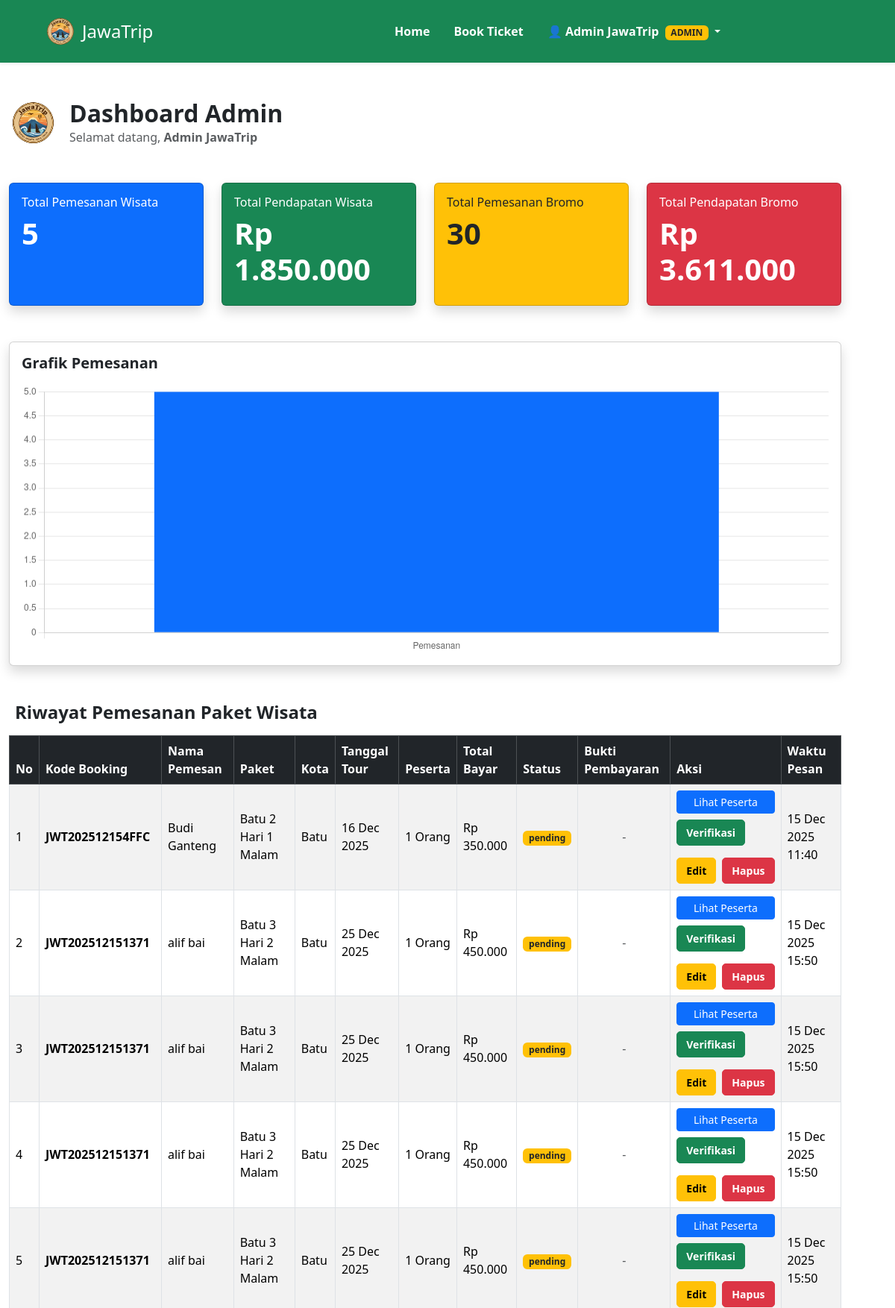
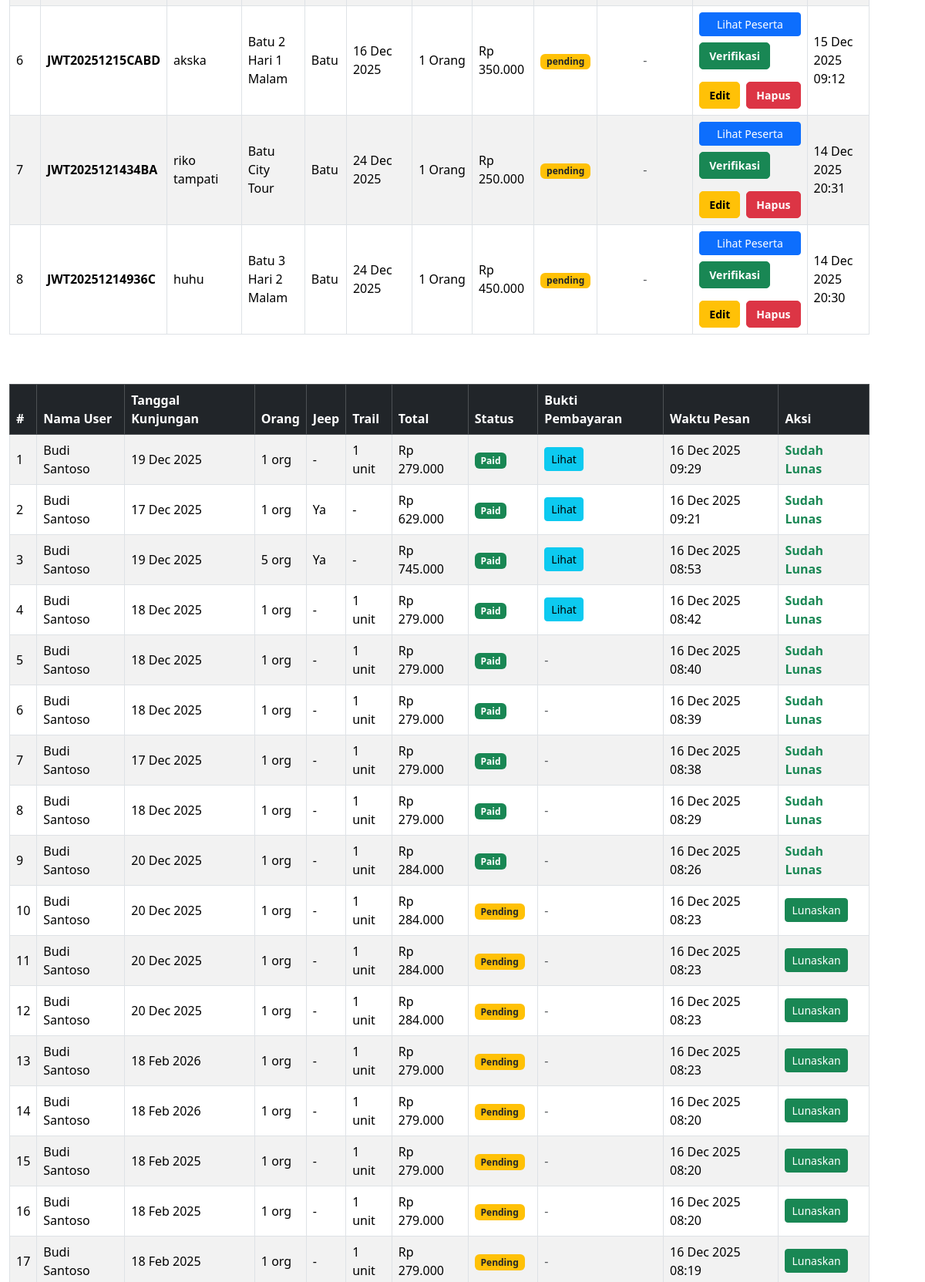
Page /admin/dashboard.php (signed in, upper part) on the committed database (2 pictures, top to bottom).
### tables this page shows
CREATE TABLE `pemesanan` (
  `id_pemesanan` varchar(20) NOT NULL,
  `kode_booking` varchar(30) DEFAULT NULL,
  `id_user` int(11) DEFAULT NULL,
  `id_paket` int(11) DEFAULT NULL,
  `tgl_tour` date DEFAULT NULL,
  `tanggal_keberangkatan` date DEFAULT NULL,
  `jumlah_peserta` int(11) DEFAULT NULL,
  `jumlah_dewasa` int(11) DEFAULT NULL,
  `jumlah_anak` int(11) DEFAULT NULL,
  `total_bayar` decimal(15,2) DEFAULT NULL,
  `total_harga` decimal(15,2) DEFAULT NULL,
  `status_bayar` enum('pending','lunas','batal') DEFAULT NULL,
  `status` varchar(50) DEFAULT NULL,
  `tanggal_pesan` datetime DEFAULT NULL
);

CREATE TABLE `paket_wisata` (
  `id_paket` int(11) NOT NULL,
  `nama_paket` varchar(100) NOT NULL,
  `harga_per_pax` decimal(15,2) NOT NULL,
  `durasi` varchar(50) DEFAULT NULL,
  `id_hotel` int(11) DEFAULT NULL,
  `id_transport` int(11) DEFAULT NULL,
  `fasilitas_lain` text DEFAULT NULL COMMENT 'List html: <li>Makan 3x</li> <li>Tiket Masuk</li>',
  `gambar_paket` varchar(255) DEFAULT NULL,
  `id_kota` int(11) DEFAULT NULL,
  `deskripsi_wisata` text DEFAULT NULL
);

CREATE TABLE `kota` (
  `id_kota` int(11) NOT NULL,
  `nama_kota` varchar(100) NOT NULL,
  `gambar_kota` varchar(255) DEFAULT NULL
);

CREATE TABLE `pembayaran_bromo` (
  `id` int(11) NOT NULL,
  `bromo_id` int(11) NOT NULL,
  `user_id` int(11) DEFAULT NULL,
  `bukti_bayar` varchar(255) NOT NULL,
  `status_bayar` enum('pending','menunggu_verifikasi','lunas') DEFAULT 'pending',
  `tanggal_bayar` datetime DEFAULT current_timestamp(),
  `tanggal_konfirmasi` datetime DEFAULT NULL,
  `created_at` timestamp NOT NULL DEFAULT current_timestamp(),
  `updated_at` timestamp NOT NULL DEFAULT current_timestamp() ON UPDATE current_timestamp()
);

CREATE TABLE `pemesanan_bromo` (
  `id` int(11) NOT NULL,
  `user_id` int(11) DEFAULT NULL,
  `tanggal_kunjungan` date DEFAULT NULL,
  `jumlah_orang` int(11) DEFAULT NULL,
  `sewa_jeep` varchar(5) DEFAULT NULL,
  `sewa_trail` varchar(5) DEFAULT NULL,
  `jumlah_trail` int(11) DEFAULT NULL,
  `total_harga` int(11) DEFAULT NULL,
  `status` varchar(20) DEFAULT NULL,
  `created_at` timestamp NOT NULL DEFAULT current_timestamp(),
  `bukti_transfer` varchar(255) DEFAULT NULL,
  `waktu_bayar` datetime DEFAULT NULL,
  `alasan_batal` text DEFAULT NULL,
  `waktu_batal` datetime DEFAULT NULL,
  `updated_at` datetime DEFAULT NULL
);

### admin/dashboard.php (the view, shortened to what the rows shown need)
<?php
include '../koneksi.php';
include '../includes/header.php';
$q_count = mysqli_query($conn, "SELECT COUNT(*) total FROM pemesanan");
$total_pemesanan = mysqli_fetch_assoc($q_count)['total'] ?? 0;
$q_pendapatan = mysqli_query($conn, "SELECT SUM(total_bayar) total FROM pemesanan");
$total_pendapatan = mysqli_fetch_assoc($q_pendapatan)['total'] ?? 0;
$q_bromo_count = mysqli_query($conn, "
    SELECT COUNT(*) total FROM pemesanan_bromo
");
$total_bromo = mysqli_fetch_assoc($q_bromo_count)['total'] ?? 0;
$q_bromo_pendapatan = mysqli_query($conn, "
    SELECT SUM(total_harga) total FROM pemesanan_bromo
    WHERE status = 'paid'
");
$total_pendapatan_bromo =
    mysqli_fetch_assoc($q_bromo_pendapatan)['total'] ?? 0;
$query = "
SELECT
    p.id_pemesanan,
    p.kode_booking,
    p.tgl_tour,
    p.jumlah_peserta,
    p.total_bayar,
    p.status_bayar AS status_bayar_pemesanan,
    COALESCE(p.tanggal_pesan, NOW()) AS tanggal_pesan,
    COALESCE(pay.tanggal_bayar, p.tanggal_pesan) AS waktu_pesan_display,
    pk.nama_paket,
    k.nama_kota,
    COALESCE((
        SELECT nama_lengkap FROM penumpang
        WHERE id_pemesanan = p.id_pemesanan
        ORDER BY id_penumpang ASC LIMIT 1
    ), u.nama_lengkap, 'Guest') AS nama_pemesan,
    pay.status_bayar AS status_bayar_pembayaran,
    pay.tanggal_bayar,
    pay.tanggal_konfirmasi
FROM pemesanan p
JOIN paket_wisata pk ON p.id_paket = pk.id_paket
JOIN kota k ON pk.id_kota = k.id_kota
LEFT JOIN users u ON p.id_user = u.id_user
LEFT JOIN (
    SELECT t.kode_booking, t.status_bayar, t.tanggal_bayar, t.tanggal_konfirmasi
    FROM pembayaran t
    JOIN (
        SELECT kode_booking, MAX(tanggal_bayar) AS max_t
        FROM pembayaran
        GROUP BY kode_booking
    ) m ON t.kode_booking = m.kode_booking AND t.tanggal_bayar = m.max_t
) pay ON pay.kode_booking = p.kode_booking
ORDER BY p.id_pemesanan DESC
";
$data_pemesanan = mysqli_query($conn, $query);
$query_bromo = "
SELECT
    pb.id,
    pb.tanggal_kunjungan,
    pb.jumlah_orang,
    pb.sewa_jeep,
    pb.sewa_trail,
    pb.jumlah_trail,
    pb.total_harga,
    pb.status,
    pb.created_at,
    COALESCE(u.nama_lengkap, 'User') AS nama_user,
    b.bukti_bayar
FROM pemesanan_bromo pb
LEFT JOIN users u ON pb.user_id = u.id_user
LEFT JOIN pembayaran_bromo b ON pb.id = b.bromo_id
ORDER BY pb.id DESC
";
$data_bromo = mysqli_query($conn, $query_bromo);
?>
<div class="container py-5">
    <div class="d-flex align-items-center gap-3 mb-5">
        <div>
            <h2 class="fw-bold mb-0">Dashboard Admin</h2>
        </div>
    </div>
<div class="row g-4 mb-5">
    <div class="col-md-6 col-lg-3">
        <div class="card bg-primary text-white shadow h-100">
            <div class="card-body">
                <h1 class="fw-bold"><?= $total_pemesanan ?></h1>
            </div>
        </div>
    </div>
    <div class="col-md-6 col-lg-3">
        <div class="card bg-success text-white shadow h-100">
            <div class="card-body">
                <h1 class="fw-bold">
                    Rp <?= number_format($total_pendapatan, 0, ',', '.') ?>
                </h1>
            </div>
        </div>
    </div>
    <div class="col-md-6 col-lg-3">
        <div class="card bg-warning text-dark shadow h-100">
            <div class="card-body">
                <h1 class="fw-bold"><?= $total_bromo ?></h1>
            </div>
        </div>
    </div>
    <div class="col-md-6 col-lg-3">
        <div class="card bg-danger text-white shadow h-100">
            <div class="card-body">
                <h1 class="fw-bold">
                    Rp <?= number_format($total_pendapatan_bromo,0,',','.') ?>
                </h1>
            </div>
        </div>
    </div>
</div>
    <div class="mb-5">
        <div class="table-responsive">
            <table class="table table-bordered table-striped align-middle">
                <thead class="table-dark">
                    <tr>
                        <th>No</th>
                        <th>Kode Booking</th>
                        <th>Nama Pemesan</th>
                        <th>Paket</th>
                        <th>Kota</th>
                        <th>Tanggal Tour</th>
                        <th>Peserta</th>
                        <th>Total Bayar</th>
                        <th>Status</th>
                        <th>Bukti Pembayaran</th>
                        <th>Aksi</th>
                        <th>Waktu Pesan</th>
                    </tr>
                </thead>
            <tbody>
            <?php if (mysqli_num_rows($data_pemesanan) > 0): ?>
                <?php $no = 1; while ($row = mysqli_fetch_assoc($data_pemesanan)): ?>
                <tr>
                    <td><?= $no++ ?></td>
                    <td><strong><?= $row['kode_booking'] ?></strong></td>
<td><?= htmlspecialchars($row['nama_pemesan']) ?></td>
                    <td><?= $row['nama_paket'] ?></td>
                    <td><?= $row['nama_kota'] ?></td>
                    <td><?= date('d M Y', strtotime($row['tgl_tour'])) ?></td>
                    <td><?= $row['jumlah_peserta'] ?> Orang</td>
                    <td>
                        Rp <?= number_format($row['total_bayar'], 0, ',', '.') ?>
                    </td>
                    <td>
                        <?php
                        $statusPemesanan = $row['status_bayar_pemesanan'];
                        $statusPembayaran = $row['status_bayar_pembayaran'];
                        $isLunas = ($statusPemesanan === 'lunas') || ($statusPembayaran === 'lunas');
                        ?>
                        <span class="badge <?= $isLunas ? 'bg-success' : 'bg-warning text-dark' ?>">
                            <?= $isLunas ? '✓ Lunas' : ($statusPembayaran ?: ($statusPemesanan ?: 'pending')) ?>
                        </span>
                    </td>
                    <td>
                        <?php
                        $proofQuery = "SELECT bukti_bayar FROM pembayaran WHERE kode_booking = ? LIMIT 1";
                        $proofStmt = $conn->prepare($proofQuery);
                        if ($proofStmt) {
                            $proofStmt->bind_param('s', $row['kode_booking']);
                            $proofStmt->execute();
                            $proofRes = $proofStmt->get_result();
                            $proofRow = $proofRes->fetch_assoc();
                            $buktiFile = $proofRow['bukti_bayar'] ?? null;
                        }
                        ?>
                        <?php if ($buktiFile): ?>
                            <a href="../uploads/bukti_bayar/<?= urlencode($buktiFile) ?>"
                               class="btn btn-sm btn-info"
                               target="_blank"
                               title="Lihat Bukti Pembayaran">
                                <i class="bi bi-image"></i> Lihat
                            </a>
                        <?php else: ?>
                            <span class="text-muted text-center" style="display: inline-block; width: 100%;">-</span>
                        <?php endif; ?>
                    </td>
                    <td>
                        <div class="d-flex flex-column gap-2">
                            <button type="button"
                                    class="btn btn-sm btn-primary"
                                    data-bs-toggle="modal"
                                    data-bs-target="#pesertaModal<?= $row['id_pemesanan'] ?>"
                                    title="Lihat Daftar Peserta">
                                <i class="bi bi-people"></i> Lihat Peserta
                            </button>
                            <?php if ($isLunas): ?>
                                <a href="../payment_success.php?kode=<?= urlencode($row['kode_booking']) ?>" class="btn btn-sm btn-outline-success" title="Lihat Invoice Pembayaran">
                                    <i class="bi bi-receipt"></i> Invoice
                                </a>
                                <?php if ($row['tanggal_konfirmasi']): ?>
                                    <small class="text-success">
                                        <i class="bi bi-calendar-check"></i> <?= date('d M Y', strtotime($row['tanggal_konfirmasi'])) ?>
                                    </small>
                                <?php endif; ?>
                            <?php elseif (in_array(($statusPembayaran ?? 'pending'), ['menunggu_verifikasi','pending'])): ?>
                                <form method="POST" action="verify_payment.php" class="d-inline">
                                    <button type="submit" class="btn btn-sm btn-success fw-bold"
                                            onclick="return confirm('Verifikasi pembayaran untuk <?= htmlspecialchars($row['kode_booking']) ?>?');"
                                            style="padding: 6px 12px; border-radius: 5px;">
                                        <i class="bi bi-check-circle-fill"></i> Verifikasi
                                    </button>
                                </form>
                            <?php else: ?>
                                <span class="text-muted">-</span>
                            <?php endif; ?>
                            <div class="d-flex gap-2" style="margin-top: 8px;">
                                <a href="edit_pemesanan.php?id=<?= urlencode($row['id_pemesanan']) ?>"
                                   class="btn btn-sm btn-warning fw-bold"
                                   title="Edit Pemesanan"
                                   style="padding: 6px 12px; border-radius: 5px;">
                                    <i class="bi bi-pencil-square"></i> Edit
                                </a>
                                <form method="POST" action="delete_pemesanan.php" class="d-inline">
                                    <button type="submit" class="btn btn-sm btn-danger fw-bold"
                                            onclick="return confirm('Yakin hapus pemesanan <?= htmlspecialchars($row['kode_booking']) ?>? Data penumpang juga akan terhapus.');"
                                            style="padding: 6px 12px; border-radius: 5px;">
                                        <i class="bi bi-trash-fill"></i> Hapus
                                    </button>
                                </form>
                            </div>
                        </div>
                    </td>
<td><?= date('d M Y H:i', strtotime($row['waktu_pesan_display'])) ?></td>
                </tr>
                <?php endwhile; ?>
            <?php endif; ?>
            </tbody>
        </table>
    </div>
    </div>
<div class="table-responsive">
    <table class="table table-bordered table-striped align-middle">
        <thead class="table-dark">
            <tr>
                <th>#</th>
                <th>Nama User</th>
                <th>Tanggal Kunjungan</th>
                <th>Orang</th>
                <th>Jeep</th>
                <th>Trail</th>
                <th>Total</th>
                <th>Status</th>
                <th>Bukti Pembayaran</th>
                <th>Waktu Pesan</th>
                <th>Aksi</th>
            </tr>
        </thead>
        <tbody>
        <?php if (mysqli_num_rows($data_bromo) > 0): ?>
            <?php $no = 1; while($b = mysqli_fetch_assoc($data_bromo)): ?>
                <tr>
                    <td><?= $no++ ?></td>
                    <td><?= htmlspecialchars($b['nama_user']) ?></td>
                    <td><?= date('d M Y', strtotime($b['tanggal_kunjungan'])) ?></td>
                    <td><?= $b['jumlah_orang'] ?> org</td>
                    <td><?= $b['sewa_jeep'] === 'ya' ? 'Ya' : '-' ?></td>
                    <td><?= $b['sewa_trail'] === 'ya' ? $b['jumlah_trail'].' unit' : '-' ?></td>
                    <td>Rp <?= number_format($b['total_harga'], 0, ',', '.') ?></td>
                    <td>
                        <span class="badge <?= $b['status'] === 'paid' ? 'bg-success' : 'bg-warning text-dark' ?>">
                            <?= ucfirst($b['status']) ?>
                        </span>
                    </td>
                    <td>
                        <?php if (!empty($b['bukti_bayar'])): ?>
                            <a href="../uploads/bukti_bromo/<?= htmlspecialchars(urlencode($b['bukti_bayar'])) ?>"
                               class="btn btn-sm btn-info" target="_blank" title="Lihat Bukti Pembayaran">
                                <i class="bi bi-image"></i> Lihat
                            </a>
                        <?php else: ?>
                            <span class="text-muted">-</span>
                        <?php endif; ?>
                    </td>
                    <td><?= date('d M Y H:i', strtotime($b['created_at'])) ?></td>
                    <td>
    <?php if($b['status'] !== 'paid'): ?>
        <a href="../lunas_bromo.php?id=<?= $b['id'] ?>"
           class="btn btn-sm btn-success"
           onclick="return confirm('Yakin ingin menandai sebagai Lunas?');">
           Lunaskan
        </a>
    <?php else: ?>
        <span class="text-success fw-bold">Sudah Lunas</span>
    <?php endif; ?>
</td>
                </tr>
            <?php endwhile; ?>
        <?php else: ?>
            <tr>
                <td colspan="11" class="text-center text-muted">Belum ada pemesanan Bromo</td>
            </tr>
        <?php endif; ?>
        </tbody>
    </table>
</div>
<script>
new Chart(document.getElementById('chartPemesanan'), {
    type: 'bar',
    data: {
        labels: ['Pemesanan'],
        datasets: [{
            data: [<?= $total_pemesanan ?>],
            backgroundColor: ['#0d6efd']
        }]
    },
    options: {
        plugins: { legend: { display: false } }
    }
});
</script>
<?php include 'footer_admin.php'; ?>

### rows in the picture
pemesanan: kode_booking "JWT202512154FFC", nama_pemesan "Budi Ganteng", id_paket.nama_paket "Batu 2 Hari 1 Malam", kota.nama_kota "Batu", tgl_tour "16 Dec 2025", jumlah_peserta "1", total_bayar "350.000", status_bayar "pending", waktu_pesan_display "15 Dec 2025 11:40"
pemesanan: kode_booking "JWT202512151371", nama_pemesan "alif bai", id_paket.nama_paket "Batu 3 Hari 2 Malam", kota.nama_kota "Batu", tgl_tour "25 Dec 2025", jumlah_peserta "1", total_bayar "450.000", statusPemesanan "pending", waktu_pesan_display "15 Dec 2025 15:50"
pemesanan: kode_booking "JWT20251215CABD", nama_pemesan "akska", id_paket.nama_paket "Batu 2 Hari 1 Malam", kota.nama_kota "Batu", tgl_tour "16 Dec 2025", jumlah_peserta "1", total_bayar "350.000", status_bayar "pending", waktu_pesan_display "15 Dec 2025 09:12"
pemesanan: kode_booking "JWT2025121434BA", nama_pemesan "riko tampati", id_paket.nama_paket "Batu City Tour", kota.nama_kota "Batu", tgl_tour "24 Dec 2025", jumlah_peserta "1", total_bayar "250.000", status_bayar "pending", waktu_pesan_display "14 Dec 2025 20:31"
pemesanan: kode_booking "JWT20251214936C", nama_pemesan "huhu", id_paket.nama_paket "Batu 3 Hari 2 Malam", kota.nama_kota "Batu", tgl_tour "24 Dec 2025", jumlah_peserta "1", total_bayar "450.000", status_bayar "pending", waktu_pesan_display "14 Dec 2025 20:30"
pembayaran_bromo: nama_user "Budi Santoso", bromo.tanggal_kunjungan "19 Dec 2025", bromo.jumlah_orang "1", bromo.jumlah_trail "1", bromo.total_harga "279.000", bromo.status "Paid", bromo.created_at "16 Dec 2025 09:29", shows "Sudah Lunas"
pembayaran_bromo: nama_user "Budi Santoso", bromo.tanggal_kunjungan "17 Dec 2025", bromo.jumlah_orang "1", shows "Ya", bromo.total_harga "629.000", bromo.status "Paid", bromo.created_at "16 Dec 2025 09:21", shows "Sudah Lunas"
pembayaran_bromo: nama_user "Budi Santoso", bromo.tanggal_kunjungan "19 Dec 2025", bromo.jumlah_orang "5", shows "Ya", bromo.total_harga "745.000", bromo.status "Paid", bromo.created_at "16 Dec 2025 08:53", shows "Sudah Lunas"
pembayaran_bromo: nama_user "Budi Santoso", bromo.tanggal_kunjungan "18 Dec 2025", bromo.jumlah_orang "1", bromo.jumlah_trail "1", bromo.total_harga "279.000", bromo.status "Paid", bromo.created_at "16 Dec 2025 08:42", shows "Sudah Lunas"
pemesanan_bromo: nama_user "Budi Santoso", tanggal_kunjungan "18 Dec 2025", jumlah_orang "1", jumlah_trail "1", total_harga "279.000", status "Paid", created_at "16 Dec 2025 08:40", shows "Sudah Lunas"
pemesanan_bromo: nama_user "Budi Santoso", tanggal_kunjungan "18 Dec 2025", jumlah_orang "1", jumlah_trail "1", total_harga "279.000", status "Paid", created_at "16 Dec 2025 08:39", shows "Sudah Lunas"
pemesanan_bromo: nama_user "Budi Santoso", tanggal_kunjungan "17 Dec 2025", jumlah_orang "1", jumlah_trail "1", total_harga "279.000", status "Paid", created_at "16 Dec 2025 08:38", shows "Sudah Lunas"
pemesanan_bromo: nama_user "Budi Santoso", tanggal_kunjungan "18 Dec 2025", jumlah_orang "1", jumlah_trail "1", total_harga "279.000", status "Paid", created_at "16 Dec 2025 08:29", shows "Sudah Lunas"
pemesanan_bromo: nama_user "Budi Santoso", tanggal_kunjungan "20 Dec 2025", jumlah_orang "1", jumlah_trail "1", total_harga "284.000", status "Paid", created_at "16 Dec 2025 08:26", shows "Sudah Lunas"
pemesanan_bromo: nama_user "Budi Santoso", tanggal_kunjungan "20 Dec 2025", jumlah_orang "1", jumlah_trail "1", total_harga "284.000", status "Pending", created_at "16 Dec 2025 08:23"
pemesanan_bromo: nama_user "Budi Santoso", tanggal_kunjungan "20 Dec 2025", jumlah_orang "1", jumlah_trail "1", total_harga "284.000", status "Pending", created_at "16 Dec 2025 08:23"
pemesanan_bromo: nama_user "Budi Santoso", tanggal_kunjungan "20 Dec 2025", jumlah_orang "1", jumlah_trail "1", total_harga "284.000", status "Pending", created_at "16 Dec 2025 08:23"
pemesanan_bromo: nama_user "Budi Santoso", tanggal_kunjungan "18 Feb 2026", jumlah_orang "1", jumlah_trail "1", total_harga "279.000", status "Pending", created_at "16 Dec 2025 08:23"
pemesanan_bromo: nama_user "Budi Santoso", tanggal_kunjungan "18 Feb 2026", jumlah_orang "1", jumlah_trail "1", total_harga "279.000", status "Pending", created_at "16 Dec 2025 08:20"
pemesanan_bromo: nama_user "Budi Santoso", tanggal_kunjungan "18 Feb 2025", jumlah_orang "1", jumlah_trail "1", total_harga "279.000", status "Pending", created_at "16 Dec 2025 08:20"
pemesanan_bromo: nama_user "Budi Santoso", tanggal_kunjungan "18 Feb 2025", jumlah_orang "1", jumlah_trail "1", total_harga "279.000", status "Pending", created_at "16 Dec 2025 08:20"
pemesanan_bromo: nama_user "Budi Santoso", tanggal_kunjungan "18 Feb 2025", jumlah_orang "1", jumlah_trail "1", total_harga "279.000", status "Pending", created_at "16 Dec 2025 08:19"

### other values in the picture
$username "Admin JawaTrip"
$nama_admin "Admin JawaTrip"
$total_pemesanan "5"
$total_pendapatan "1.850.000"
$total_bromo "30"
$total_pendapatan_bromo "3.611.000"
chart data {{ $total_pemesanan }} 5
